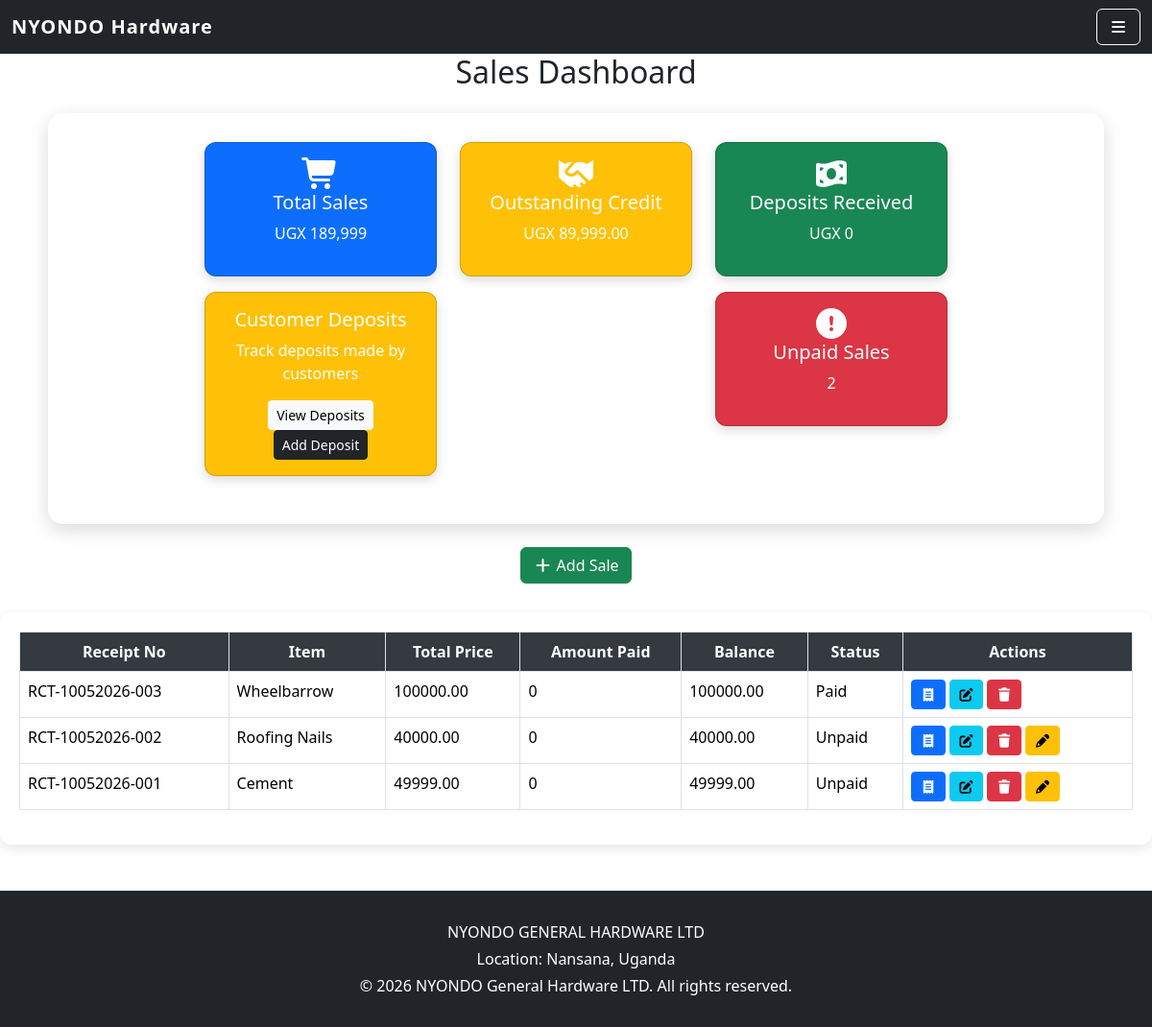
The app's page /, older data.
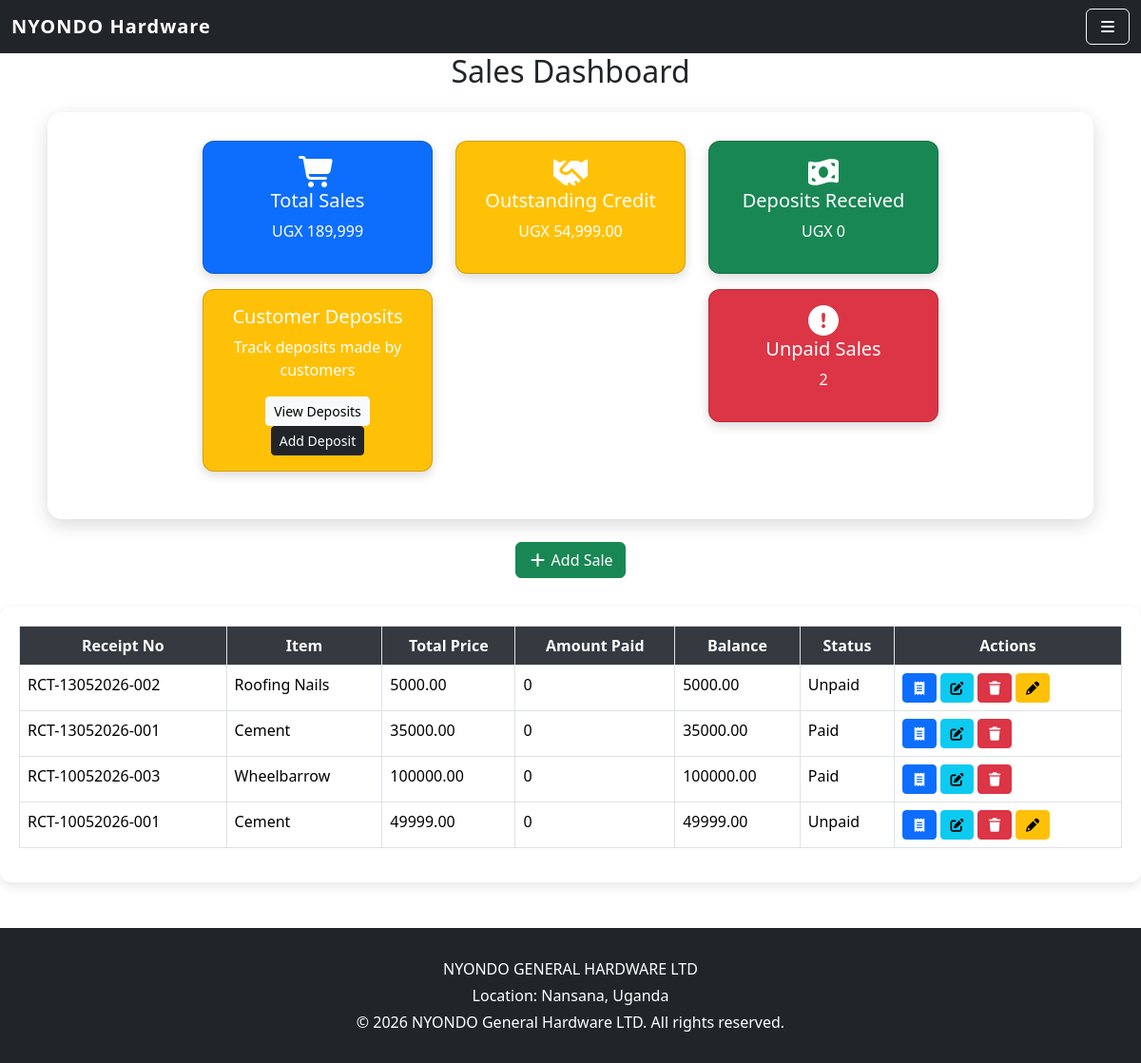
The same page, newer data.
### dupapp/models.py (models this page shows, shortened)
class Sale(models.Model):
    distance_km = models.IntegerField(default=0)
    transport_cost = models.DecimalField(max_digits=10, decimal_places=2, default=0)
    ITEM_NAME_CHOICES = [
        ('Cement', 'Cement'),
        ('Iron Bar', 'Iron Bar'),
        ('Nails', 'Nails'),
        ('Roofing Nails (5kg)', 'Roofing Nails (5kg)'),
        ('Wheelbarrow', 'Wheelbarrow'),
        ('Wire Mesh', 'Wire Mesh'),
        ('Barbed Wire', 'Barbed Wire'),
        ('Iron Sheets', 'Iron Sheets'),
    ]
    SPECIFICATION_CHOICES = [
        ('CEM II/N', 'CEM II/N'),
        ('CEM III/N', 'CEM III/N'),
        ('10mm', '10mm'),
        ('12mm', '12mm'),
        ('16mm', '16mm'),
        ('1 inch', '1 inch'),
        ('3 inch', '3 inch'),
        ('4 inch', '4 inch'),
        ('5 inch', '5 inch'),
        ('Roofing Nails 5kg', 'Roofing Nails 5kg'),
        ('Wheelbarrow', 'Wheelbarrow'),
        ('Wire Mesh', 'Wire Mesh'),
        ('High Tensile', 'High Tensile'),
        ('Low Tensile', 'Low Tensile'),
        ('Gauge 28', 'Gauge 28'),
        ('Gauge 30', 'Gauge 30'),
        ('Gauge 32', 'Gauge 32'),
    ]
    PAYMENT_METHOD_CHOICES = [
        ('Cash', 'Cash'),
        ('Credit', 'Credit'),
        ('Mobile', 'Mobile Money'),
    ]
    item_name = models.CharField(max_length=50, choices=ITEM_NAME_CHOICES)
    specification = models.CharField(max_length=100, blank=True, choices=SPECIFICATION_CHOICES)
    quantity = models.IntegerField()
    unit_price = models.DecimalField(max_digits=10, decimal_places=2)
    total_price = models.DecimalField(max_digits=10, decimal_places=2)
    payment_method = models.CharField(max_length=20, choices=PAYMENT_METHOD_CHOICES)
    customer_name = models.CharField(max_length=100)
    contact =  models.CharField(max_length=15)
    receipt_number = models.CharField(max_length=20, unique=True)
    date = models.DateTimeField(auto_now_add=True)
    def amount_paid(self):
        return sum(payment.amount for payment in self.payments.all())
    def balance(self):
        return self.total_price - self.amount_paid()
    def status(self):
        if self.payment_method in ['Cash', 'Mobile']:
            return 'Paid'
        return 'Paid' if self.balance() == 0 else 'Unpaid'

### dupapp/views.py (the view)
# urls.py: path("", views.sales_dashboard, name="home"),
def sales_dashboard(request):
    sales = Sale.objects.all().order_by("-date")
    total_sales = Sale.objects.aggregate(Sum('total_price'))['total_price__sum'] or 0
    total_deposits = Payment.objects.aggregate(Sum('amount'))['amount__sum'] or 0
    outstanding_credit =sum(sale.balance() for sale in Sale.objects.filter(payment_method='Credit'))
    paid_sales = Sale.objects.filter(payment_method__in=['Cash', 'Mobile']).count()
    unpaid_sales = sum(1 for sale in Sale.objects.filter(payment_method='Credit') if sale.balance() > 0)
    context = {
        'sales': sales,
        'total_sales': total_sales,
        'total_deposits': total_deposits,
        'outstanding_credit': outstanding_credit,
        'paid_sales': paid_sales,
        'unpaid_sales': unpaid_sales,
    }
    return render(request, 'sales_dashboard.html', context)

### dupapp/templates/sales_dashboard.html (shortened to what this page needs)
{% extends 'base_sales.html' %}
{% block content %}
{% load humanize %}
<h2 class="text-center mb-4">Sales Dashboard</h2>
<div class="cards-container">
  <div class="cards">
    <div class="row justify-content-center">
      <div class="col-md-3 text-center">
        <div class="card bg-primary text-white mb-3">
          <div class="card-body">
            <i class="fas fa-shopping-cart fa-2x"></i>
            <h5>Total Sales</h5>
            <p>UGX {{ total_sales|intcomma }}</p>
          </div>
        </div>
        <div class="card bg-warning text-white">
          <div class="card-body">
            <h5 class="card-title">Customer Deposits</h5>
            <p class="card-text">Track deposits made by customers</p>
            <a href="{% url 'deposit_list' %}" class="btn btn-light btn-sm">View Deposits</a>
            <a href="{% url 'add_deposit' %}" class="btn btn-dark btn-sm">Add Deposit</a>
          </div>
        </div>
      </div>
      <div class="col-md-3 text-center">
        <div class="card bg-warning text-white">
          <div class="card-body">
            <i class="fas fa-handshake fa-2x"></i>
            <h5>Outstanding Credit</h5>
            <p>UGX {{ outstanding_credit|intcomma }}</p>
          </div>
        </div>
      </div>
      <div class="col-md-3 text-center">
        <div class="card bg-success text-white mb-3">
          <div class="card-body">
            <i class="fas fa-money-bill-wave fa-2x"></i>
            <h5>Deposits Received</h5>
            <p>UGX {{ total_deposits|intcomma }}</p>
          </div>
        </div>
        <div class="card bg-danger text-white">
          <div class="card-body">
            <i class="fas fa-exclamation-circle fa-2x"></i>
            <h5>Unpaid Sales</h5>
            <p>{{ unpaid_sales|intcomma }}</p>
          </div>
        </div>
      </div>
    </div>
  </div>
</div>
<div class="text-center mt-4">
  <a href="{% url 'save_sale' %}" class="btn btn-success">
    <i class="fas fa-plus"></i> Add Sale
  </a>
</div>
<div class="table-container">
  <table class="table table-bordered">
    <thead>
      <tr>
        <th>Receipt No</th>
        <th>Item</th>
        <th>Total Price</th>
        <th>Amount Paid</th>
        <th>Balance</th>
        <th>Status</th>
        <th>Actions</th>
      </tr>
    </thead>
    <tbody>
      {% for sale in sales %}
      <tr>
        <td>{{ sale.receipt_number }}</td>
        <td>{{ sale.item_name }}</td>
        <td>{{ sale.total_price }}</td>
        <td>{{ sale.amount_paid }}</td>
        <td>{{ sale.balance }}</td>
        <td>{{ sale.status }}</td>
        <td>
          <a href="{% url 'view_receipt' sale.id %}" class="btn btn-sm btn-primary" title="View Receipt">
            <i class="fa-solid fa-receipt"></i>
          </a>
          <a href="{% url 'edit_sale' sale.id %}" class="btn btn-sm btn-info" title="Edit Sale">
            <i class="fa-solid fa-pen-to-square"></i>
          </a>
          <a href="{% url 'delete_sale' sale.id %}" class="btn btn-sm btn-danger" title="Delete Sale">
            <i class="fa-solid fa-trash"></i>
          </a>
          {% if sale.payment_method == "Credit" and sale.balance > 0 %}
            <a href="{% url 'add_payment' sale.id %}" class="btn btn-sm btn-warning" title="Add Payment">
              <i class="fa-solid fa-pencil"></i>
            </a>
          {% endif %}
        </td>
      </tr>
      {% endfor %}
    </tbody>
  </table>
</div>
{% endblock %}

### dupapp/templates/base_sales.html (shortened to what this page needs)
<!doctype html>
<html lang="en">
  <head>
    <link rel="stylesheet" href="https://cdnjs.cloudflare.com/ajax/libs/font-awesome/7.0.1/css/all.min.css">
    <link href="https://cdn.jsdelivr.net/npm/bootstrap@5.3.8/dist/css/bootstrap.min.css" rel="stylesheet">
  </head>
  <body>
    <nav class="navbar navbar-dark bg-dark">
      <div class="container-fluid">
        <a class="navbar-brand" href="#">NYONDO Hardware</a>
        <button class="btn btn-outline-light" type="button" data-bs-toggle="offcanvas" data-bs-target="#offcanvasRight">
          <i class="fas fa-bars"></i>
        </button>
      </div>
    </nav>
    {% block content %}{% endblock %}
</body>
    <footer class="bg-dark text-white text-center py-3 mt-5" style="width:100%; margin:0; padding:0;">
  <div style="background-color:#212529; padding:15px 0;">
    <p class="mb-1">NYONDO GENERAL HARDWARE LTD</p>
    <p class="mb-1">Location: Nansana, Uganda</p>
    <p class="mb-0">&copy; 2026 NYONDO General Hardware LTD. All rights reserved.</p>
  </div>
</footer>
</html>

### dupapp/templates/base_sales.html (style rules this page uses)
.navbar-dark, footer { background-color: #212529 !important; }
.navbar-brand { font-weight: bold; letter-spacing: 1px; }
footer { position: relative; left: 0; right: 0; width: 100%; }
.btn { transition: transform 0.2s ease, box-shadow 0.2s ease; }

### dupapp/templates/sales_dashboard.html (style rules this page uses)
.cards-container { background: #fff; border-radius: 15px; padding: 30px; margin: 20px auto; box-shadow: 0 6px 20px rgba(0,0,0,0.15); max-width: 1100px; }
.cards .card { border-radius: 12px; box-shadow: 0 4px 12px rgba(0,0,0,0.15); transition: transform 0.2s ease, box-shadow 0.2s ease; margin-bottom: 20px; }
.table-container { background: #fff; border-radius: 12px; padding: 20px; box-shadow: 0 4px 12px rgba(0,0,0,0.1); margin-top: 30px; }
.table thead th { background-color: #343a40; color: #fff; text-align: center; font-weight: 600; }

Row changes from the older to the newer data that the page shows:
removed Sale: receipt_number "RCT-10052026-002", item_name "Roofing Nails", total_price "40000.00", amount_paid "0", balance "40000.00", status "Unpaid"
added Sale: receipt_number "RCT-13052026-002", item_name "Roofing Nails", total_price "5000.00", amount_paid "0", balance "5000.00", status "Unpaid"
added Sale: receipt_number "RCT-13052026-001", item_name "Cement", total_price "35000.00", amount_paid "0", balance "35000.00", status "Paid"
Text that changed along with them:
{{ outstanding_credit|intcomma }}: "89,999.00" → "54,999.00"
